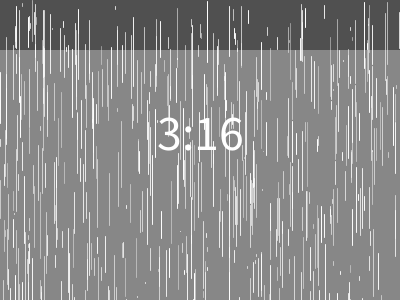
Frame 1 (no input)
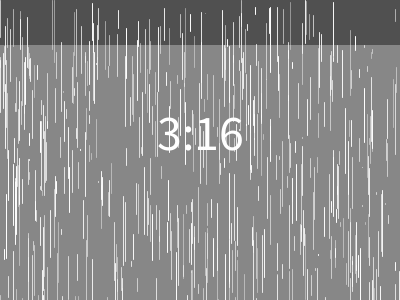
Frame 60 (the mouse pressed at the canvas centre just before this capture)
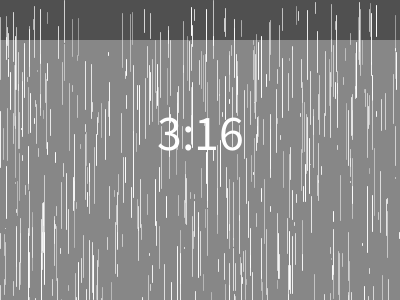
Frame 120 (the mouse held since frame 60 and released just before this capture)

The Processing sketch that drew these frames (run headless with seeded random() and noise(); from frame 60 on, the mouse is pressed at the canvas centre):

// Processing sketch: processing_16707
// ── processing_16707.pde

Rain[] rain = new Rain[500];

void setup() {
  size(400, 300);
  smooth();
  textSize(50);
  textAlign(CENTER);

  for(int i = 0; i < rain.length; i++) {
    rain[i] = new Rain(random(width), random(height),random(5));
  }
}


void draw() {
  background(80);
  for(int i = 0; i < rain.length; i++) {
    rain[i].move();
    rain[i].display();
  }

  int s = second();
  int m = minute();
  int h = hour();

  noStroke();
  fill(255,80);
  rect(0, height - s*5, width, height);

  fill(255);
  String t = h + ":" + nf(m, 2);
  text(t, width/2, height/2);
}

class Rain {
  float x, y, s;

  Rain(float _x, float _y, float _s) {
    x = _x;
    y = _y;
    s = _s;
  }

  void move() {
    y += s;
    if (y > height) y = 0;
  }

  void display() {
    stroke(255,random(100,255));
    line(x,y,x,y + random(70));
  }
}
